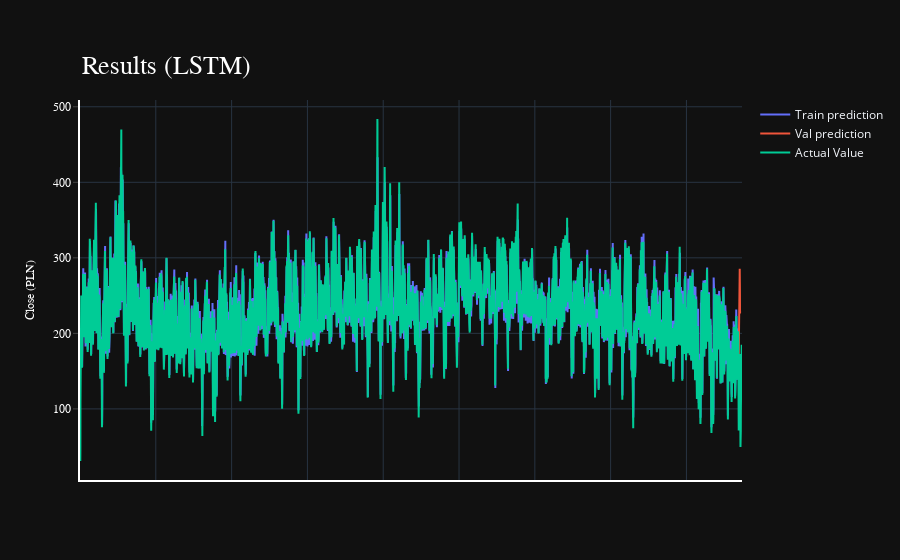

The cell this chart's notebook holds for it:
### Code cell
import plotly.express as px
import plotly.graph_objects as go

fig = go.Figure()
fig.add_trace(go.Scatter(go.Scatter(x=result.index, y=result[0],
                    mode='lines',
                    name='Train prediction')))
fig.add_trace(go.Scatter(x=result.index, y=result[1],
                    mode='lines',
                    name='Val prediction'))
fig.add_trace(go.Scatter(go.Scatter(x=result.index, y=result[2],
                    mode='lines',
                    name='Actual Value')))
fig.update_layout(
    xaxis=dict(
        showline=True,
        showgrid=True,
        showticklabels=False,
        linecolor='white',
        linewidth=2
    ),
    yaxis=dict(
        title_text='Close (PLN)',
        titlefont=dict(
            family='Rockwell',
            size=12,
            color='white',
        ),
        showline=True,
        showgrid=True,
        showticklabels=True,
        linecolor='white',
        linewidth=2,
        ticks='outside',
        tickfont=dict(
            family='Rockwell',
            size=12,
            color='white',
        ),
    ),
    showlegend=True,
    template = 'plotly_dark'

)



annotations = []
annotations.append(dict(xref='paper', yref='paper', x=0.0, y=1.05,
                              xanchor='left', yanchor='bottom',
                              text='Results (LSTM)',
                              font=dict(family='Rockwell',
                                        size=26,
                                        color='white'),
                              showarrow=False))
fig.update_layout(annotations=annotations)

fig.show()

### Figure 1 — Plotly figure (JSON) as saved in the notebook; plotly's stock layout.template omitted (floating-point values rounded to 4 significant figures; data arrays with more than 128 entries replaced by an {"elided": "..."} marker saying what was removed)
{"data": [{"mode": "lines", "name": "Train prediction", "type": "scatter", "x": {"elided": "8734 int values"}, "y": {"elided": "8734 float values"}}, {"mode": "lines", "name": "Val prediction", "type": "scatter", "x": {"elided": "8734 int values"}, "y": {"elided": "8734 float values"}}, {"mode": "lines", "name": "Actual Value", "type": "scatter", "x": {"elided": "8734 int values"}, "y": {"elided": "8734 float values"}}], "layout": {"annotations": [{"font": {"color": "white", "family": "Rockwell", "size": 26}, "showarrow": false, "text": "Results (LSTM)", "x": 0, "xanchor": "left", "xref": "paper", "y": 1.05, "yanchor": "bottom", "yref": "paper"}], "showlegend": true, "xaxis": {"linecolor": "white", "linewidth": 2, "showgrid": true, "showline": true, "showticklabels": false}, "yaxis": {"linecolor": "white", "linewidth": 2, "showgrid": true, "showline": true, "showticklabels": true, "tickfont": {"color": "white", "family": "Rockwell", "size": 12}, "ticks": "outside", "title": {"font": {"color": "white", "family": "Rockwell", "size": 12}, "text": "Close (PLN)"}}}}
